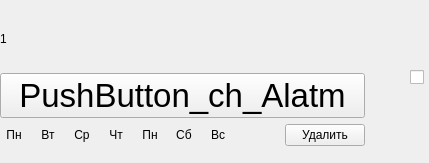
<?xml version="1.0" encoding="UTF-8"?>
<ui version="4.0">
 <class>Form</class>
 <widget class="QWidget" name="Form">
  <property name="geometry">
   <rect>
    <x>0</x>
    <y>0</y>
    <width>429</width>
    <height>163</height>
   </rect>
  </property>
  <property name="windowTitle">
   <string>Form</string>
  </property>
  <widget class="QWidget" name="layoutWidget_2">
   <property name="geometry">
    <rect>
     <x>0</x>
     <y>10</y>
     <width>424</width>
     <height>136</height>
    </rect>
   </property>
   <layout class="QHBoxLayout" name="horizontalLayout_Alarm1">
    <item>
     <layout class="QVBoxLayout" name="verticalLayout_Alarm">
      <item>
       <widget class="QLabel" name="label_name_2">
        <property name="minimumSize">
         <size>
          <width>355</width>
          <height>0</height>
         </size>
        </property>
        <property name="maximumSize">
         <size>
          <width>355</width>
          <height>16777215</height>
         </size>
        </property>
        <property name="text">
         <string>1</string>
        </property>
       </widget>
      </item>
      <item>
       <widget class="QPushButton" name="pushButton_ch_Alarm">
        <property name="font">
         <font>
          <pointsize>25</pointsize>
         </font>
        </property>
        <property name="text">
         <string>PushButton_ch_Alatm</string>
        </property>
       </widget>
      </item>
      <item>
       <layout class="QHBoxLayout" name="horizontalLayout_Alarm2">
        <item>
         <widget class="QLabel" name="label_d1_2">
          <property name="minimumSize">
           <size>
            <width>28</width>
            <height>0</height>
           </size>
          </property>
          <property name="text">
           <string>Пн</string>
          </property>
          <property name="alignment">
           <set>Qt::AlignCenter</set>
          </property>
         </widget>
        </item>
        <item>
         <widget class="QLabel" name="label_d2_2">
          <property name="minimumSize">
           <size>
            <width>28</width>
            <height>0</height>
           </size>
          </property>
          <property name="text">
           <string>Вт</string>
          </property>
          <property name="alignment">
           <set>Qt::AlignCenter</set>
          </property>
         </widget>
        </item>
        <item>
         <widget class="QLabel" name="label_d3_2">
          <property name="minimumSize">
           <size>
            <width>28</width>
            <height>0</height>
           </size>
          </property>
          <property name="text">
           <string>Ср</string>
          </property>
          <property name="alignment">
           <set>Qt::AlignCenter</set>
          </property>
         </widget>
        </item>
        <item>
         <widget class="QLabel" name="label_d4_2">
          <property name="minimumSize">
           <size>
            <width>28</width>
            <height>0</height>
           </size>
          </property>
          <property name="text">
           <string>Чт</string>
          </property>
          <property name="alignment">
           <set>Qt::AlignCenter</set>
          </property>
         </widget>
        </item>
        <item>
         <widget class="QLabel" name="label_d5_2">
          <property name="minimumSize">
           <size>
            <width>28</width>
            <height>0</height>
           </size>
          </property>
          <property name="text">
           <string>Пн</string>
          </property>
          <property name="alignment">
           <set>Qt::AlignCenter</set>
          </property>
         </widget>
        </item>
        <item>
         <widget class="QLabel" name="label_d6_2">
          <property name="minimumSize">
           <size>
            <width>28</width>
            <height>0</height>
           </size>
          </property>
          <property name="text">
           <string>Сб</string>
          </property>
          <property name="alignment">
           <set>Qt::AlignCenter</set>
          </property>
         </widget>
        </item>
        <item>
         <widget class="QLabel" name="label_d7_2">
          <property name="minimumSize">
           <size>
            <width>28</width>
            <height>0</height>
           </size>
          </property>
          <property name="text">
           <string>Вс</string>
          </property>
          <property name="alignment">
           <set>Qt::AlignCenter</set>
          </property>
         </widget>
        </item>
        <item>
         <spacer name="horizontalSpacer_Alarm_2">
          <property name="orientation">
           <enum>Qt::Horizontal</enum>
          </property>
          <property name="sizeHint" stdset="0">
           <size>
            <width>40</width>
            <height>20</height>
           </size>
          </property>
         </spacer>
        </item>
        <item>
         <widget class="QPushButton" name="pushButton_AlarmDel">
          <property name="text">
           <string>Удалить</string>
          </property>
         </widget>
        </item>
       </layout>
      </item>
     </layout>
    </item>
    <item>
     <spacer name="horizontalSpacer_Alarm_3">
      <property name="orientation">
       <enum>Qt::Horizontal</enum>
      </property>
      <property name="sizeType">
       <enum>QSizePolicy::Fixed</enum>
      </property>
      <property name="sizeHint" stdset="0">
       <size>
        <width>39</width>
        <height>20</height>
       </size>
      </property>
     </spacer>
    </item>
    <item>
     <widget class="QCheckBox" name="checkBox_2">
      <property name="font">
       <font>
        <pointsize>16</pointsize>
       </font>
      </property>
      <property name="text">
       <string/>
      </property>
      <property name="iconSize">
       <size>
        <width>20</width>
        <height>20</height>
       </size>
      </property>
     </widget>
    </item>
   </layout>
  </widget>
 </widget>
 <resources/>
 <connections/>
</ui>
